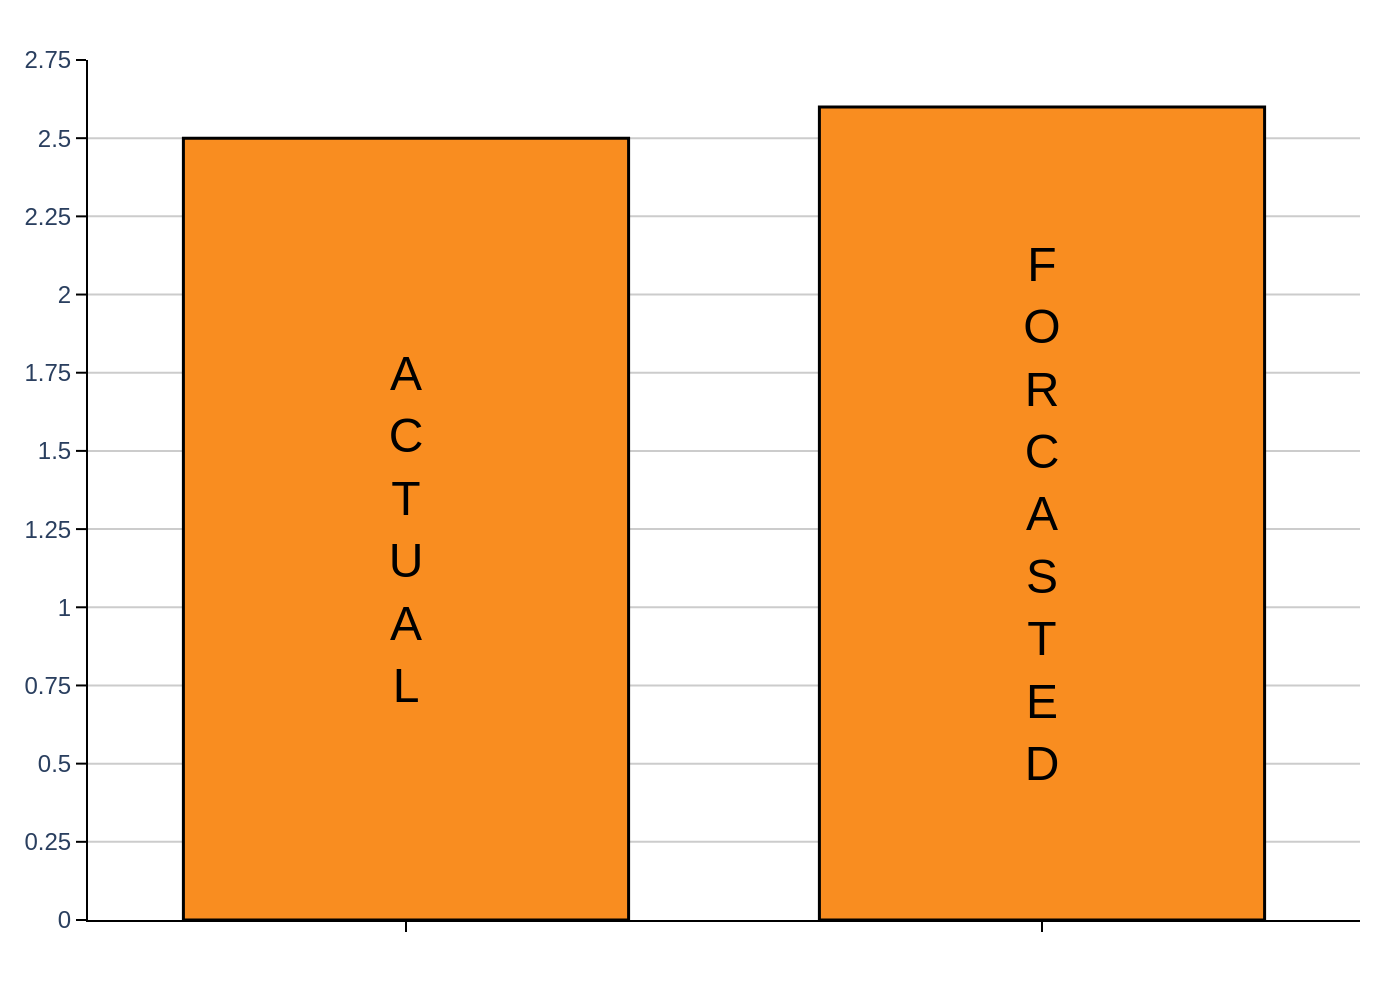

Python code for this plot:
import sys
import json
import pathlib
import plotly.graph_objects as go

# Check for command-line argument
if len(sys.argv) != 2:
    print("Usage: python generate_chart.py <json_file_path>")
    sys.exit(1)

# Get JSON file path from command-line argument
json_path = sys.argv[1]
json_path_obj = pathlib.Path(json_path)

# Check if the JSON file exists
if not json_path_obj.is_file():
    print(f"Error: JSON file not found at '{json_path}'")
    sys.exit(1)

# Derive the output filename from the JSON filename
filename_base = json_path_obj.stem

# Load data from JSON file
with open(json_path, 'r', encoding='utf-8') as f:
    chart_data = json.load(f)

# Initialize figure
fig = go.Figure()

# Add traces from chart_data
for i, series in enumerate(chart_data['chart_data']):
    fig.add_trace(go.Bar(
        x=series['x'],
        y=series['y'],
        text=series['text'],
        name=series.get('name', ''),
        marker_color=chart_data['colors'][i],
        marker_line_color='black',
        marker_line_width=1.5,
        textposition='inside',
        insidetextanchor='middle',
        insidetextfont=dict(
            family="Arial",
            size=24,
            color='black'
        ),
        hoverinfo='none'
    ))

# Build combined title string
texts = chart_data['texts']
title_text = ""
if texts.get('title'):
    title_text += f"<b>{texts['title']}</b>"
if texts.get('subtitle'):
    title_text += f"<br>{texts['subtitle']}"

# Update layout
fig.update_layout(
    title_text=title_text,
    font_family="Arial",
    plot_bgcolor='white',
    showlegend=False,
    bargap=0.3,
    margin=dict(t=30, b=40, l=40, r=20),
    xaxis=dict(
        title_text=texts.get('x_axis_title'),
        showticklabels=False,
        showline=True,
        linewidth=1,
        linecolor='black',
        ticks='outside',
        tickcolor='black'
    ),
    yaxis=dict(
        title_text=texts.get('y_axis_title'),
        range=[0, 2.75],
        dtick=0.25,
        showgrid=True,
        gridcolor='#CCCCCC',
        gridwidth=1,
        showline=True,
        linewidth=1,
        linecolor='black',
        ticks='outside',
        tickcolor='black'
    )
)

# Generate output PNG image
output_filename = f"{filename_base}.png"
fig.write_image(output_filename, scale=2)

print(f"Chart saved to {output_filename}")
